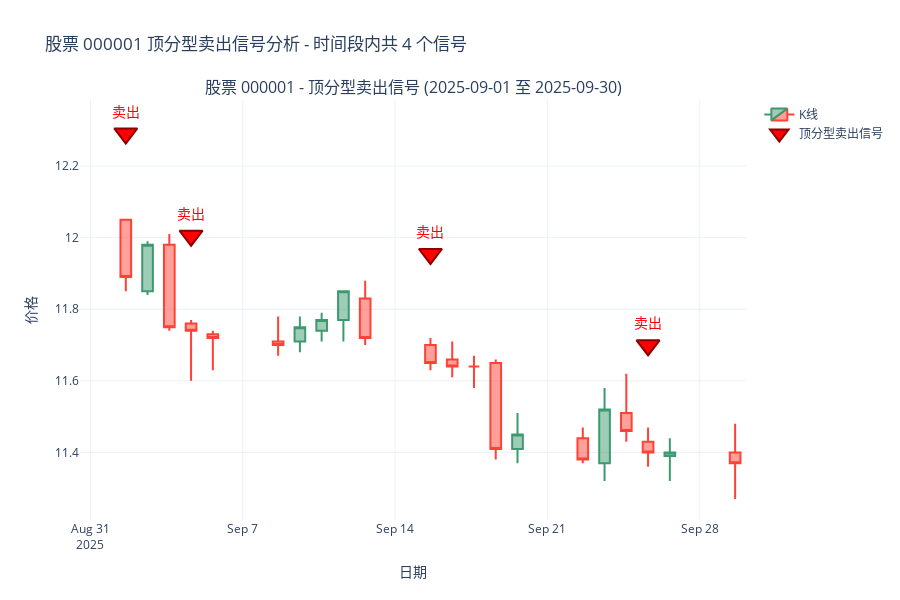
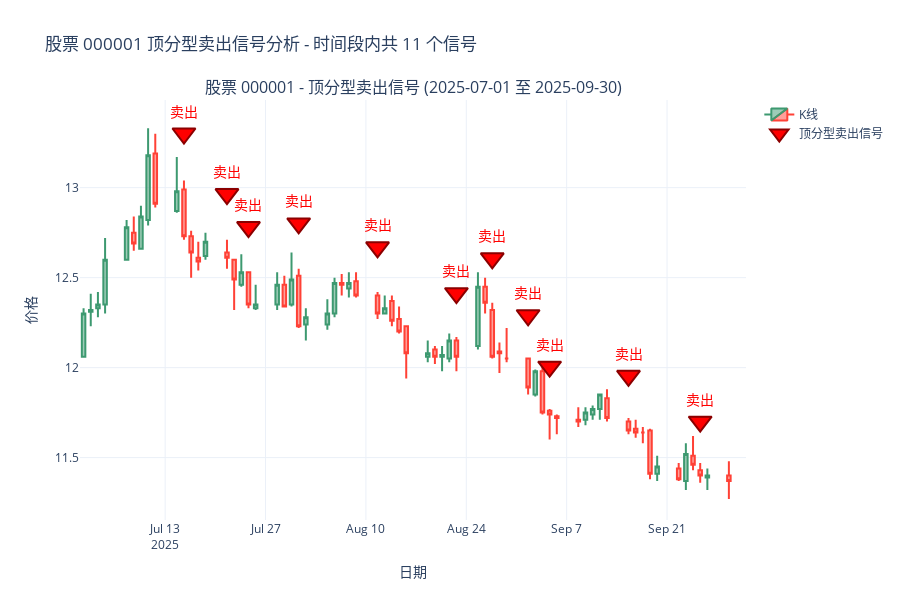
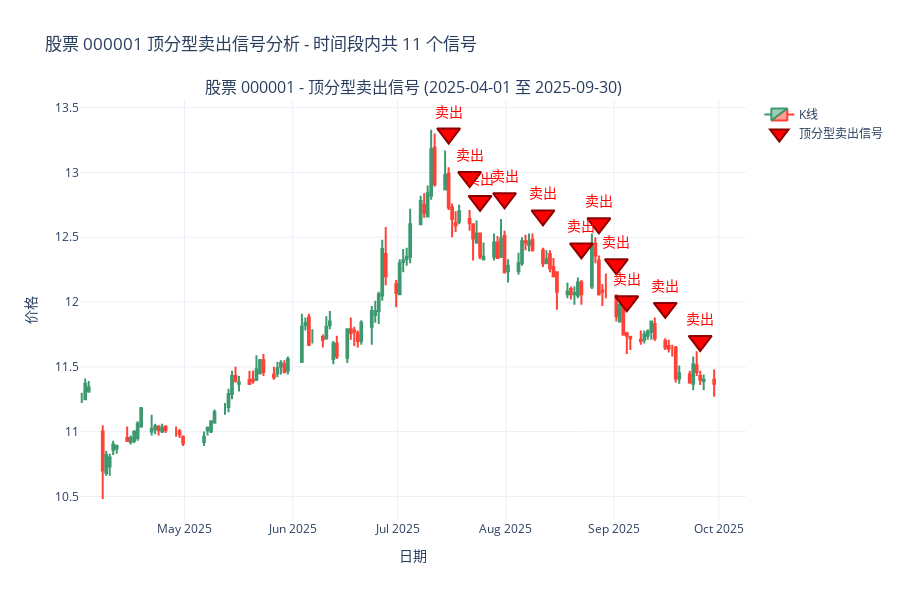
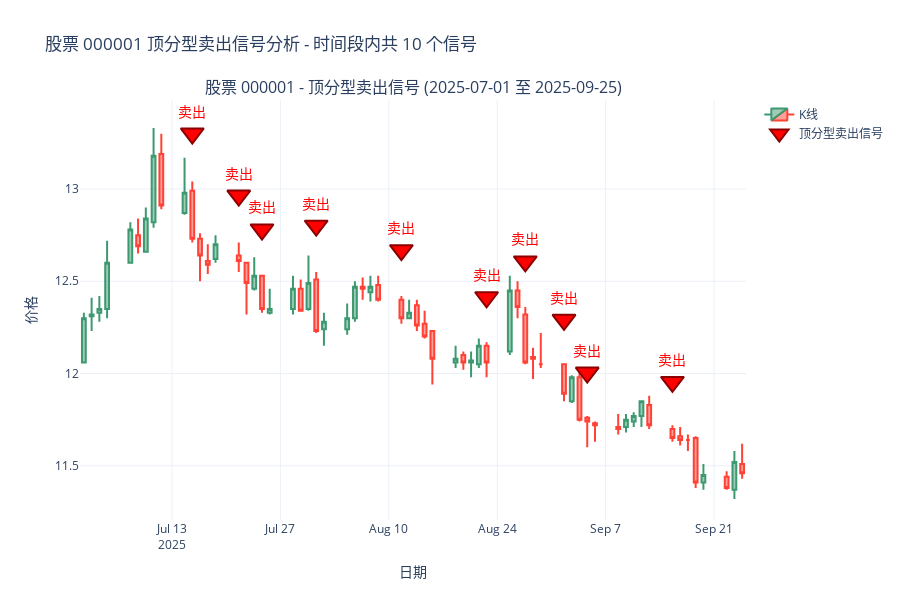

Notebook code cell kept with these figures, in order:
### Code cell
import plotly.graph_objects as go
from plotly.subplots import make_subplots
import pandas as pd
import numpy as np
from datetime import datetime, timedelta
import logging

# 配置日志
logging.basicConfig(level=logging.INFO, format='%(asctime)s - %(levelname)s - %(message)s')
logger = logging.getLogger(__name__)

class TopPatternVisualizer:
    def __init__(self, data_provider):
        """
        顶分型可视化器
        
        Args:
            data_provider: TDXDataProvider实例
        """
        self.signals = []
        self.data_provider = data_provider
    
    def parse_signals_from_log(self, log_text):
        """从日志文本中解析卖出信号"""
        lines = log_text.strip().split('\n')
        
        for line in lines:
            if '卖出信号' in line:
                try:
                    # 解析股票代码
                    stock_code = line.split('卖出信号: ')[1].split(',')[0].strip()
                    
                    # 解析价格
                    price_str = line.split('价格=')[1].split(',')[0].strip()
                    price = float(price_str)
                    
                    # 解析日期
                    date_str = line.split('日期=')[1].split(',')[0].strip()
                    signal_date = datetime.strptime(date_str, '%Y-%m-%d %H:%M:%S')
                    
                    # 解析A线高和A线低
                    a_high_str = line.split('A线高=')[1].split(',')[0].strip()
                    a_low_str = line.split('A线低=')[1].strip()
                    a_high = float(a_high_str)
                    a_low = float(a_low_str)
                    
                    self.signals.append({
                        'stock_code': stock_code,
                        'date': signal_date,
                        'price': price,
                        'a_high': a_high,
                        'a_low': a_low
                    })
                    
                except Exception as e:
                    print(f"解析信号失败: {line}, 错误: {e}")
    
    def get_stock_data_for_period(self, stock_code, start_date, end_date, count=800):
        """
        获取指定时间段的股票数据
        
        Args:
            stock_code: 股票代码
            start_date: 开始日期
            end_date: 结束日期
            count: 获取的K线数量
        """
        logger.info(f"获取股票 {stock_code} 数据，从 {start_date} 到 {end_date}")
        
        # 获取K线数据
        kline_data = self.data_provider.get_kline_data(stock_code, period='daily', count=count)
        
        if kline_data is None:
            logger.error("获取K线数据失败")
            return None
        
        # 过滤数据到指定时间段
        mask = (kline_data['datetime'] >= start_date) & (kline_data['datetime'] <= end_date)
        filtered_data = kline_data.loc[mask]
        
        logger.info(f"过滤后数据量: {len(filtered_data)} 条")
        return filtered_data
    
    def create_chart_with_signals(self, stock_code='600036', start_date=None, end_date=None, show_volume=True):
        """创建带有顶分型卖出信号的K线图，可指定时间段"""
        # 如果没有指定时间范围，使用默认范围（最近3个月）
        if end_date is None:
            end_date = datetime.now()
        if start_date is None:
            start_date = end_date - timedelta(days=90)  # 默认3个月
        
        # 获取股票数据
        stock_data = self.get_stock_data_for_period(stock_code, start_date, end_date)
        if stock_data is None or len(stock_data) == 0:
            logger.error(f"无法获取股票 {stock_code} 在指定时间段的数据")
            return None
        
        # 检查必要的列是否存在
        required_columns = ['datetime', 'open', 'high', 'low', 'close']
        missing_columns = [col for col in required_columns if col not in stock_data.columns]
        if missing_columns:
            logger.error(f"缺少必要的列: {missing_columns}")
            return None
        
        # 检查是否有成交量数据
        has_volume = 'volume' in stock_data.columns and show_volume
        
        # 创建图表 - 根据是否有成交量决定子图数量
        if has_volume:
            fig = make_subplots(
                rows=2, cols=1,
                shared_xaxes=True,
                vertical_spacing=0.1,
                subplot_titles=(
                    f'股票 {stock_code} - 顶分型卖出信号 ({start_date.strftime("%Y-%m-%d")} 至 {end_date.strftime("%Y-%m-%d")})', 
                    '成交量'
                ),
                row_heights=[0.7, 0.3]  # 正确的参数名是row_heights
            )
        else:
            fig = make_subplots(
                rows=1, cols=1,
                subplot_titles=(
                    f'股票 {stock_code} - 顶分型卖出信号 ({start_date.strftime("%Y-%m-%d")} 至 {end_date.strftime("%Y-%m-%d")})', 
                )
            )
        
        # 添加K线
        fig.add_trace(
            go.Candlestick(
                x=stock_data['datetime'],
                open=stock_data['open'],
                high=stock_data['high'],
                low=stock_data['low'],
                close=stock_data['close'],
                name='K线'
            ),
            row=1, col=1
        )
        
        # 添加卖出信号标记
        sell_signals = [s for s in self.signals if s['stock_code'] == stock_code]
        
        signal_dates = []
        signal_prices = []
        signal_texts = []
        signal_details = []
        
        for signal in sell_signals:
            # 检查信号是否在指定时间段内
            if not (start_date <= signal['date'] <= end_date):
                continue
                
            # 找到最接近信号日期的K线
            date_diff = abs(stock_data['datetime'] - signal['date'])
            if len(date_diff) == 0:
                continue
                
            closest_idx = date_diff.argmin()
            closest_date = stock_data.iloc[closest_idx]['datetime']
            closest_high = stock_data.iloc[closest_idx]['high']
            
            # 在K线上方显示标记
            marker_price = closest_high * 1.02
            
            signal_dates.append(closest_date)
            signal_prices.append(marker_price)
            
            # 创建信号文本
            text = f"卖出"
            signal_texts.append(text)
            
            # 创建详细信息（用于悬停显示）
            detail = (f"<b>顶分型卖出信号</b><br>"
                     f"日期: {signal['date'].strftime('%Y-%m-%d')}<br>"
                     f"信号价格: {signal['price']:.2f}<br>"
                     f"A线高: {signal['a_high']:.2f}<br>"
                     f"A线低: {signal['a_low']:.2f}<br>"
                     f"当前K线高价: {closest_high:.2f}")
            signal_details.append(detail)
        
        # 添加卖出信号点
        if signal_dates:
            fig.add_trace(
                go.Scatter(
                    x=signal_dates,
                    y=signal_prices,
                    mode='markers+text',
                    marker=dict(
                        symbol='triangle-down',
                        size=20,
                        color='red',
                        line=dict(width=2, color='darkred')
                    ),
                    text=signal_texts,
                    textposition="top center",
                    textfont=dict(color='red', size=14),
                    name='顶分型卖出信号',
                    hovertemplate='%{customdata}<extra></extra>',
                    customdata=signal_details,
                ),
                row=1, col=1
            )
        
        # 添加成交量（如果有）
        if has_volume:
            colors = ['red' if close >= open else 'green' 
                     for close, open in zip(stock_data['close'], stock_data['open'])]
            
            fig.add_trace(
                go.Bar(
                    x=stock_data['datetime'],
                    y=stock_data['volume'],
                    marker_color=colors,
                    name='成交量',
                    opacity=0.7
                ),
                row=2, col=1
            )
        
        # 更新布局
        fig.update_layout(
            title=f'股票 {stock_code} 顶分型卖出信号分析 - 时间段内共 {len(signal_dates)} 个信号',
            xaxis_title='日期',
            yaxis_title='价格',
            xaxis_rangeslider_visible=False,
            height=800 if has_volume else 600,
            showlegend=True,
            template='plotly_white',
            font=dict(size=12)
        )
        
        # 更新y轴标题
        fig.update_yaxes(title_text="价格", row=1, col=1)
        if has_volume:
            fig.update_yaxes(title_text="成交量", row=2, col=1)
        
        return fig

# 使用示例 - 提供多个时间段选项
if __name__ == "__main__":
    # 创建数据提供器
 
    data_provider = TDXDataProvider()
    
    # 创建可视化器
    visualizer = TopPatternVisualizer(data_provider)
    
    # 你的日志文本
    log_text = """
2025-10-15 18:09:47,023 - INFO - 卖出信号: 000001, 价格=11.40, 日期=2025-07-15 15:00:00, A线高=13.33, A线低=12.79
2025-10-15 18:09:47,739 - INFO - 卖出信号: 000001, 价格=11.40, 日期=2025-07-21 15:00:00, A线高=12.75, A线低=12.60
2025-10-15 18:09:48,312 - INFO - 卖出信号: 000001, 价格=11.40, 日期=2025-07-24 15:00:00, A线高=12.63, A线低=12.45
2025-10-15 18:09:49,204 - INFO - 卖出信号: 000001, 价格=11.40, 日期=2025-07-31 15:00:00, A线高=12.64, A线低=12.34
2025-10-15 18:09:50,504 - INFO - 卖出信号: 000001, 价格=11.40, 日期=2025-08-11 15:00:00, A线高=12.53, A线低=12.39
2025-10-15 18:09:52,147 - INFO - 卖出信号: 000001, 价格=11.40, 日期=2025-08-22 15:00:00, A线高=12.19, A线低=12.03
2025-10-15 18:09:52,682 - INFO - 卖出信号: 000001, 价格=11.40, 日期=2025-08-27 15:00:00, A线高=12.53, A线低=12.10
2025-10-15 18:09:53,230 - INFO - 卖出信号: 000001, 价格=11.40, 日期=2025-09-01 15:00:00, A线高=12.22, A线低=12.03
2025-10-15 18:09:53,771 - INFO - 卖出信号: 000001, 价格=11.40, 日期=2025-09-04 15:00:00, A线高=12.01, A线低=11.74
2025-10-15 18:09:55,323 - INFO - 卖出信号: 000001, 价格=11.40, 日期=2025-09-15 15:00:00, A线高=11.88, A线低=11.70
2025-10-15 18:09:56,834 - INFO - 卖出信号: 000001, 价格=11.40, 日期=2025-09-25 15:00:00, A线高=11.62, A线低=11.43
"""
    
    # 解析信号
    visualizer.parse_signals_from_log(log_text)
    
    print(f"解析到 {len(visualizer.signals)} 个卖出信号")
    
    # 提供多个时间段选项
    time_periods = [
        ("最近1个月", datetime(2025, 9, 1), datetime(2025, 9, 30)),
        ("最近3个月", datetime(2025, 7, 1), datetime(2025, 9, 30)),
        ("最近6个月", datetime(2025, 4, 1), datetime(2025, 9, 30)),
        ("所有信号", datetime(2025, 7, 1), datetime(2025, 9, 25)),
    ]
    
    for period_name, start_date, end_date in time_periods:
        print(f"\n生成 {period_name} 的图表...")
        fig = visualizer.create_chart_with_signals('000001', start_date, end_date)
        
        if fig:
            # 显示图表
            fig.show()
            
            # 保存为HTML文件
            filename = f"顶分型卖出信号_{period_name}.html"
            fig.write_html(filename)
            print(f"图表已保存为: {filename}")
        else:
            print(f"{period_name} 图表生成失败")
    
    print("\n所有图表生成完成！")

### Figure 1 — Plotly figure (JSON) as saved in the notebook; plotly's stock layout.template omitted (floating-point values rounded to 4 significant figures)
{"data": [{"close": [11.89, 11.98, 11.75, 11.74, 11.72, 11.7, 11.75, 11.77, 11.85, 11.72, 11.65, 11.64, 11.64, 11.41, 11.45, 11.38, 11.52, 11.46, 11.4, 11.4, 11.37], "high": [12.05, 11.99, 12.01, 11.77, 11.74, 11.78, 11.78, 11.79, 11.85, 11.88, 11.72, 11.71, 11.67, 11.66, 11.51, 11.47, 11.58, 11.62, 11.47, 11.44, 11.48], "low": [11.85, 11.84, 11.74, 11.6, 11.63, 11.67, 11.68, 11.71, 11.71, 11.7, 11.63, 11.61, 11.58, 11.38, 11.37, 11.37, 11.32, 11.43, 11.36, 11.32, 11.27], "name": "K线", "open": [12.05, 11.85, 11.98, 11.76, 11.73, 11.71, 11.71, 11.74, 11.77, 11.83, 11.7, 11.66, 11.64, 11.65, 11.41, 11.44, 11.37, 11.51, 11.43, 11.39, 11.4], "type": "candlestick", "x": ["2025-09-01T15:00:00", "2025-09-02T15:00:00", "2025-09-03T15:00:00", "2025-09-04T15:00:00", "2025-09-05T15:00:00", "2025-09-08T15:00:00", "2025-09-09T15:00:00", "2025-09-10T15:00:00", "2025-09-11T15:00:00", "2025-09-12T15:00:00", "2025-09-15T15:00:00", "2025-09-16T15:00:00", "2025-09-17T15:00:00", "2025-09-18T15:00:00", "2025-09-19T15:00:00", "2025-09-22T15:00:00", "2025-09-23T15:00:00", "2025-09-24T15:00:00", "2025-09-25T15:00:00", "2025-09-26T15:00:00", "2025-09-29T15:00:00"], "xaxis": "x", "yaxis": "y"}, {"customdata": ["<b>顶分型卖出信号</b><br>日期: 2025-09-01<br>信号价格: 11.40<br>A线高: 12.22<br>A线低: 12.03<br>当前K线高价: 12.05", "<b>顶分型卖出信号</b><br>日期: 2025-09-04<br>信号价格: 11.40<br>A线高: 12.01<br>A线低: 11.74<br>当前K线高价: 11.77", "<b>顶分型卖出信号</b><br>日期: 2025-09-15<br>信号价格: 11.40<br>A线高: 11.88<br>A线低: 11.70<br>当前K线高价: 11.72", "<b>顶分型卖出信号</b><br>日期: 2025-09-25<br>信号价格: 11.40<br>A线高: 11.62<br>A线低: 11.43<br>当前K线高价: 11.47"], "hovertemplate": "%{customdata}<extra></extra>", "marker": {"color": "red", "line": {"color": "darkred", "width": 2}, "size": 20, "symbol": "triangle-down"}, "mode": "markers+text", "name": "顶分型卖出信号", "text": ["卖出", "卖出", "卖出", "卖出"], "textfont": {"color": "red", "size": 14}, "textposition": "top center", "type": "scatter", "x": ["2025-09-01T15:00:00", "2025-09-04T15:00:00", "2025-09-15T15:00:00", "2025-09-25T15:00:00"], "xaxis": "x", "y": [12.29, 12.01, 11.95, 11.7], "yaxis": "y"}], "layout": {"annotations": [{"font": {"size": 16}, "showarrow": false, "text": "股票 000001 - 顶分型卖出信号 (2025-09-01 至 2025-09-30)", "x": 0.5, "xanchor": "center", "xref": "paper", "y": 1, "yanchor": "bottom", "yref": "paper"}], "font": {"size": 12}, "height": 600, "showlegend": true, "title": {"text": "股票 000001 顶分型卖出信号分析 - 时间段内共 4 个信号"}, "xaxis": {"anchor": "y", "domain": [0, 1], "rangeslider": {"visible": false}, "title": {"text": "日期"}}, "yaxis": {"anchor": "x", "domain": [0, 1], "title": {"text": "价格"}}}}

### Figure 2 — Plotly figure (JSON) as saved in the notebook; plotly's stock layout.template omitted (floating-point values rounded to 4 significant figures)
{"data": [{"close": [12.3, 12.32, 12.35, 12.6, 12.78, 12.69, 12.84, 13.18, 12.91, 12.98, 12.73, 12.64, 12.59, 12.7, 12.61, 12.49, 12.53, 12.35, 12.35, 12.46, 12.34, 12.49, 12.23, 12.28, 12.3, 12.47, 12.46, 12.47, 12.4, 12.3, 12.33, 12.26, 12.2, 12.08, 12.08, 12.06, 12.07, 12.15, 12.06, 12.45, 12.36, 12.06, 12.08, 12.05, 11.89, 11.98, 11.75, 11.74, 11.72, 11.7, 11.75, 11.77, 11.85, 11.72, 11.65, 11.64, 11.64, 11.41, 11.45, 11.38, 11.52, 11.46, 11.4, 11.4, 11.37], "high": [12.33, 12.41, 12.42, 12.72, 12.82, 12.84, 12.9, 13.33, 13.3, 13.17, 13.04, 12.76, 12.7, 12.75, 12.71, 12.6, 12.63, 12.53, 12.46, 12.53, 12.51, 12.64, 12.55, 12.33, 12.38, 12.5, 12.52, 12.53, 12.53, 12.42, 12.4, 12.4, 12.34, 12.23, 12.15, 12.12, 12.12, 12.19, 12.17, 12.53, 12.5, 12.36, 12.14, 12.22, 12.05, 11.99, 12.01, 11.77, 11.74, 11.78, 11.78, 11.79, 11.85, 11.88, 11.72, 11.71, 11.67, 11.66, 11.51, 11.47, 11.58, 11.62, 11.47, 11.44, 11.48], "low": [12.06, 12.23, 12.28, 12.3, 12.6, 12.65, 12.66, 12.79, 12.89, 12.86, 12.71, 12.5, 12.54, 12.6, 12.55, 12.32, 12.45, 12.33, 12.32, 12.32, 12.34, 12.34, 12.22, 12.15, 12.21, 12.28, 12.4, 12.39, 12.39, 12.27, 12.3, 12.23, 12.19, 11.94, 12.03, 12.02, 11.98, 12.03, 11.98, 12.1, 12.3, 12.05, 11.97, 12.03, 11.85, 11.84, 11.74, 11.6, 11.63, 11.67, 11.68, 11.71, 11.71, 11.7, 11.63, 11.61, 11.58, 11.38, 11.37, 11.37, 11.32, 11.43, 11.36, 11.32, 11.27], "name": "K线", "open": [12.06, 12.31, 12.33, 12.35, 12.6, 12.75, 12.66, 12.82, 13.19, 12.87, 12.99, 12.73, 12.61, 12.62, 12.64, 12.6, 12.46, 12.53, 12.33, 12.35, 12.46, 12.35, 12.51, 12.24, 12.24, 12.3, 12.47, 12.44, 12.48, 12.4, 12.3, 12.37, 12.27, 12.23, 12.06, 12.1, 12.06, 12.05, 12.15, 12.12, 12.45, 12.32, 12.09, 12.05, 12.05, 11.85, 11.98, 11.76, 11.73, 11.71, 11.71, 11.74, 11.77, 11.83, 11.7, 11.66, 11.64, 11.65, 11.41, 11.44, 11.37, 11.51, 11.43, 11.39, 11.4], "type": "candlestick", "x": ["2025-07-01T15:00:00", "2025-07-02T15:00:00", "2025-07-03T15:00:00", "2025-07-04T15:00:00", "2025-07-07T15:00:00", "2025-07-08T15:00:00", "2025-07-09T15:00:00", "2025-07-10T15:00:00", "2025-07-11T15:00:00", "2025-07-14T15:00:00", "2025-07-15T15:00:00", "2025-07-16T15:00:00", "2025-07-17T15:00:00", "2025-07-18T15:00:00", "2025-07-21T15:00:00", "2025-07-22T15:00:00", "2025-07-23T15:00:00", "2025-07-24T15:00:00", "2025-07-25T15:00:00", "2025-07-28T15:00:00", "2025-07-29T15:00:00", "2025-07-30T15:00:00", "2025-07-31T15:00:00", "2025-08-01T15:00:00", "2025-08-04T15:00:00", "2025-08-05T15:00:00", "2025-08-06T15:00:00", "2025-08-07T15:00:00", "2025-08-08T15:00:00", "2025-08-11T15:00:00", "2025-08-12T15:00:00", "2025-08-13T15:00:00", "2025-08-14T15:00:00", "2025-08-15T15:00:00", "2025-08-18T15:00:00", "2025-08-19T15:00:00", "2025-08-20T15:00:00", "2025-08-21T15:00:00", "2025-08-22T15:00:00", "2025-08-25T15:00:00", "2025-08-26T15:00:00", "2025-08-27T15:00:00", "2025-08-28T15:00:00", "2025-08-29T15:00:00", "2025-09-01T15:00:00", "2025-09-02T15:00:00", "2025-09-03T15:00:00", "2025-09-04T15:00:00", "2025-09-05T15:00:00", "2025-09-08T15:00:00", "2025-09-09T15:00:00", "2025-09-10T15:00:00", "2025-09-11T15:00:00", "2025-09-12T15:00:00", "2025-09-15T15:00:00", "2025-09-16T15:00:00", "2025-09-17T15:00:00", "2025-09-18T15:00:00", "2025-09-19T15:00:00", "2025-09-22T15:00:00", "2025-09-23T15:00:00", "2025-09-24T15:00:00", "2025-09-25T15:00:00", "2025-09-26T15:00:00", "2025-09-29T15:00:00"], "xaxis": "x", "yaxis": "y"}, {"customdata": ["<b>顶分型卖出信号</b><br>日期: 2025-07-15<br>信号价格: 11.40<br>A线高: 13.33<br>A线低: 12.79<br>当前K线高价: 13.04", "<b>顶分型卖出信号</b><br>日期: 2025-07-21<br>信号价格: 11.40<br>A线高: 12.75<br>A线低: 12.60<br>当前K线高价: 12.71", "<b>顶分型卖出信号</b><br>日期: 2025-07-24<br>信号价格: 11.40<br>A线高: 12.63<br>A线低: 12.45<br>当前K线高价: 12.53", "<b>顶分型卖出信号</b><br>日期: 2025-07-31<br>信号价格: 11.40<br>A线高: 12.64<br>A线低: 12.34<br>当前K线高价: 12.55", "<b>顶分型卖出信号</b><br>日期: 2025-08-11<br>信号价格: 11.40<br>A线高: 12.53<br>A线低: 12.39<br>当前K线高价: 12.42", "<b>顶分型卖出信号</b><br>日期: 2025-08-22<br>信号价格: 11.40<br>A线高: 12.19<br>A线低: 12.03<br>当前K线高价: 12.17", "<b>顶分型卖出信号</b><br>日期: 2025-08-27<br>信号价格: 11.40<br>A线高: 12.53<br>A线低: 12.10<br>当前K线高价: 12.36", "<b>顶分型卖出信号</b><br>日期: 2025-09-01<br>信号价格: 11.40<br>A线高: 12.22<br>A线低: 12.03<br>当前K线高价: 12.05", "<b>顶分型卖出信号</b><br>日期: 2025-09-04<br>信号价格: 11.40<br>A线高: 12.01<br>A线低: 11.74<br>当前K线高价: 11.77", "<b>顶分型卖出信号</b><br>日期: 2025-09-15<br>信号价格: 11.40<br>A线高: 11.88<br>A线低: 11.70<br>当前K线高价: 11.72", "<b>顶分型卖出信号</b><br>日期: 2025-09-25<br>信号价格: 11.40<br>A线高: 11.62<br>A线低: 11.43<br>当前K线高价: 11.47"], "hovertemplate": "%{customdata}<extra></extra>", "marker": {"color": "red", "line": {"color": "darkred", "width": 2}, "size": 20, "symbol": "triangle-down"}, "mode": "markers+text", "name": "顶分型卖出信号", "text": ["卖出", "卖出", "卖出", "卖出", "卖出", "卖出", "卖出", "卖出", "卖出", "卖出", "卖出"], "textfont": {"color": "red", "size": 14}, "textposition": "top center", "type": "scatter", "x": ["2025-07-15T15:00:00", "2025-07-21T15:00:00", "2025-07-24T15:00:00", "2025-07-31T15:00:00", "2025-08-11T15:00:00", "2025-08-22T15:00:00", "2025-08-27T15:00:00", "2025-09-01T15:00:00", "2025-09-04T15:00:00", "2025-09-15T15:00:00", "2025-09-25T15:00:00"], "xaxis": "x", "y": [13.3, 12.96, 12.78, 12.8, 12.67, 12.41, 12.61, 12.29, 12.01, 11.95, 11.7], "yaxis": "y"}], "layout": {"annotations": [{"font": {"size": 16}, "showarrow": false, "text": "股票 000001 - 顶分型卖出信号 (2025-07-01 至 2025-09-30)", "x": 0.5, "xanchor": "center", "xref": "paper", "y": 1, "yanchor": "bottom", "yref": "paper"}], "font": {"size": 12}, "height": 600, "showlegend": true, "title": {"text": "股票 000001 顶分型卖出信号分析 - 时间段内共 11 个信号"}, "xaxis": {"anchor": "y", "domain": [0, 1], "rangeslider": {"visible": false}, "title": {"text": "日期"}}, "yaxis": {"anchor": "x", "domain": [0, 1], "title": {"text": "价格"}}}}

### Figure 3 — Plotly figure (JSON) as saved in the notebook; plotly's stock layout.template omitted (floating-point values rounded to 4 significant figures)
{"data": [{"close": [11.27, 11.37, 11.34, 10.7, 10.82, 10.8, 10.9, 10.89, 10.93, 10.95, 11, 11.06, 11.18, 11.02, 11.04, 11.01, 11.03, 11.01, 11, 10.98, 10.91, 10.96, 11.03, 11.08, 11.15, 11.16, 11.29, 11.43, 11.39, 11.38, 11.37, 11.39, 11.48, 11.55, 11.46, 11.42, 11.49, 11.53, 11.46, 11.56, 11.81, 11.84, 11.67, 11.7, 11.71, 11.81, 11.85, 11.68, 11.58, 11.79, 11.76, 11.77, 11.7, 11.84, 11.93, 11.93, 12.06, 12.41, 12.2, 12.07, 12.3, 12.32, 12.35, 12.6, 12.78, 12.69, 12.84, 13.18, 12.91, 12.98, 12.73, 12.64, 12.59, 12.7, 12.61, 12.49, 12.53, 12.35, 12.35, 12.46, 12.34, 12.49, 12.23, 12.28, 12.3, 12.47, 12.46, 12.47, 12.4, 12.3, 12.33, 12.26, 12.2, 12.08, 12.08, 12.06, 12.07, 12.15, 12.06, 12.45, 12.36, 12.06, 12.08, 12.05, 11.89, 11.98, 11.75, 11.74, 11.72, 11.7, 11.75, 11.77, 11.85, 11.72, 11.65, 11.64, 11.64, 11.41, 11.45, 11.38, 11.52, 11.46, 11.4, 11.4, 11.37], "high": [11.3, 11.41, 11.39, 11.05, 10.85, 10.83, 10.93, 10.9, 11.04, 10.97, 11.01, 11.08, 11.19, 11.13, 11.06, 11.05, 11.06, 11.05, 11.04, 11.02, 10.97, 11, 11.04, 11.08, 11.17, 11.22, 11.33, 11.47, 11.5, 11.43, 11.47, 11.47, 11.59, 11.56, 11.6, 11.5, 11.54, 11.55, 11.55, 11.58, 11.91, 11.88, 11.91, 11.79, 11.75, 11.89, 11.93, 11.7, 11.74, 11.79, 11.88, 11.81, 11.78, 11.86, 11.97, 12.01, 12.08, 12.48, 12.58, 12.17, 12.33, 12.41, 12.42, 12.72, 12.82, 12.84, 12.9, 13.33, 13.3, 13.17, 13.04, 12.76, 12.7, 12.75, 12.71, 12.6, 12.63, 12.53, 12.46, 12.53, 12.51, 12.64, 12.55, 12.33, 12.38, 12.5, 12.52, 12.53, 12.53, 12.42, 12.4, 12.4, 12.34, 12.23, 12.15, 12.12, 12.12, 12.19, 12.17, 12.53, 12.5, 12.36, 12.14, 12.22, 12.05, 11.99, 12.01, 11.77, 11.74, 11.78, 11.78, 11.79, 11.85, 11.88, 11.72, 11.71, 11.67, 11.66, 11.51, 11.47, 11.58, 11.62, 11.47, 11.44, 11.48], "low": [11.22, 11.25, 11.3, 10.48, 10.66, 10.66, 10.82, 10.83, 10.92, 10.9, 10.91, 10.93, 11.03, 10.97, 10.98, 10.97, 10.99, 10.99, 10.96, 10.95, 10.89, 10.89, 10.97, 10.99, 11.06, 11.13, 11.15, 11.25, 11.38, 11.31, 11.36, 11.37, 11.39, 11.44, 11.43, 11.4, 11.42, 11.44, 11.45, 11.44, 11.53, 11.78, 11.66, 11.68, 11.65, 11.71, 11.79, 11.52, 11.56, 11.53, 11.71, 11.66, 11.65, 11.67, 11.67, 11.84, 11.83, 12.01, 12.13, 11.96, 12.06, 12.23, 12.28, 12.3, 12.6, 12.65, 12.66, 12.79, 12.89, 12.86, 12.71, 12.5, 12.54, 12.6, 12.55, 12.32, 12.45, 12.33, 12.32, 12.32, 12.34, 12.34, 12.22, 12.15, 12.21, 12.28, 12.4, 12.39, 12.39, 12.27, 12.3, 12.23, 12.19, 11.94, 12.03, 12.02, 11.98, 12.03, 11.98, 12.1, 12.3, 12.05, 11.97, 12.03, 11.85, 11.84, 11.74, 11.6, 11.63, 11.67, 11.68, 11.71, 11.71, 11.7, 11.63, 11.61, 11.58, 11.38, 11.37, 11.37, 11.32, 11.43, 11.36, 11.32, 11.27], "name": "K线", "open": [11.27, 11.25, 11.31, 11, 10.68, 10.73, 10.86, 10.87, 10.95, 10.92, 10.93, 10.95, 11.04, 11, 11.02, 11.04, 11, 11.04, 11, 11, 10.96, 10.92, 11.01, 11, 11.07, 11.16, 11.19, 11.29, 11.43, 11.37, 11.4, 11.4, 11.4, 11.45, 11.55, 11.44, 11.45, 11.5, 11.52, 11.47, 11.54, 11.82, 11.88, 11.7, 11.73, 11.72, 11.82, 11.56, 11.68, 11.57, 11.79, 11.78, 11.76, 11.7, 11.81, 11.9, 11.93, 12.05, 12.37, 12.14, 12.06, 12.31, 12.33, 12.35, 12.6, 12.75, 12.66, 12.82, 13.19, 12.87, 12.99, 12.73, 12.61, 12.62, 12.64, 12.6, 12.46, 12.53, 12.33, 12.35, 12.46, 12.35, 12.51, 12.24, 12.24, 12.3, 12.47, 12.44, 12.48, 12.4, 12.3, 12.37, 12.27, 12.23, 12.06, 12.1, 12.06, 12.05, 12.15, 12.12, 12.45, 12.32, 12.09, 12.05, 12.05, 11.85, 11.98, 11.76, 11.73, 11.71, 11.71, 11.74, 11.77, 11.83, 11.7, 11.66, 11.64, 11.65, 11.41, 11.44, 11.37, 11.51, 11.43, 11.39, 11.4], "type": "candlestick", "x": ["2025-04-01T15:00:00", "2025-04-02T15:00:00", "2025-04-03T15:00:00", "2025-04-07T15:00:00", "2025-04-08T15:00:00", "2025-04-09T15:00:00", "2025-04-10T15:00:00", "2025-04-11T15:00:00", "2025-04-14T15:00:00", "2025-04-15T15:00:00", "2025-04-16T15:00:00", "2025-04-17T15:00:00", "2025-04-18T15:00:00", "2025-04-21T15:00:00", "2025-04-22T15:00:00", "2025-04-23T15:00:00", "2025-04-24T15:00:00", "2025-04-25T15:00:00", "2025-04-28T15:00:00", "2025-04-29T15:00:00", "2025-04-30T15:00:00", "2025-05-06T15:00:00", "2025-05-07T15:00:00", "2025-05-08T15:00:00", "2025-05-09T15:00:00", "2025-05-12T15:00:00", "2025-05-13T15:00:00", "2025-05-14T15:00:00", "2025-05-15T15:00:00", "2025-05-16T15:00:00", "2025-05-19T15:00:00", "2025-05-20T15:00:00", "2025-05-21T15:00:00", "2025-05-22T15:00:00", "2025-05-23T15:00:00", "2025-05-26T15:00:00", "2025-05-27T15:00:00", "2025-05-28T15:00:00", "2025-05-29T15:00:00", "2025-05-30T15:00:00", "2025-06-03T15:00:00", "2025-06-04T15:00:00", "2025-06-05T15:00:00", "2025-06-06T15:00:00", "2025-06-09T15:00:00", "2025-06-10T15:00:00", "2025-06-11T15:00:00", "2025-06-12T15:00:00", "2025-06-13T15:00:00", "2025-06-16T15:00:00", "2025-06-17T15:00:00", "2025-06-18T15:00:00", "2025-06-19T15:00:00", "2025-06-20T15:00:00", "2025-06-23T15:00:00", "2025-06-24T15:00:00", "2025-06-25T15:00:00", "2025-06-26T15:00:00", "2025-06-27T15:00:00", "2025-06-30T15:00:00", "2025-07-01T15:00:00", "2025-07-02T15:00:00", "2025-07-03T15:00:00", "2025-07-04T15:00:00", "2025-07-07T15:00:00", "2025-07-08T15:00:00", "2025-07-09T15:00:00", "2025-07-10T15:00:00", "2025-07-11T15:00:00", "2025-07-14T15:00:00", "2025-07-15T15:00:00", "2025-07-16T15:00:00", "2025-07-17T15:00:00", "2025-07-18T15:00:00", "2025-07-21T15:00:00", "2025-07-22T15:00:00", "2025-07-23T15:00:00", "2025-07-24T15:00:00", "2025-07-25T15:00:00", "2025-07-28T15:00:00", "2025-07-29T15:00:00", "2025-07-30T15:00:00", "2025-07-31T15:00:00", "2025-08-01T15:00:00", "2025-08-04T15:00:00", "2025-08-05T15:00:00", "2025-08-06T15:00:00", "2025-08-07T15:00:00", "2025-08-08T15:00:00", "2025-08-11T15:00:00", "2025-08-12T15:00:00", "2025-08-13T15:00:00", "2025-08-14T15:00:00", "2025-08-15T15:00:00", "2025-08-18T15:00:00", "2025-08-19T15:00:00", "2025-08-20T15:00:00", "2025-08-21T15:00:00", "2025-08-22T15:00:00", "2025-08-25T15:00:00", "2025-08-26T15:00:00", "2025-08-27T15:00:00", "2025-08-28T15:00:00", "2025-08-29T15:00:00", "2025-09-01T15:00:00", "2025-09-02T15:00:00", "2025-09-03T15:00:00", "2025-09-04T15:00:00", "2025-09-05T15:00:00", "2025-09-08T15:00:00", "2025-09-09T15:00:00", "2025-09-10T15:00:00", "2025-09-11T15:00:00", "2025-09-12T15:00:00", "2025-09-15T15:00:00", "2025-09-16T15:00:00", "2025-09-17T15:00:00", "2025-09-18T15:00:00", "2025-09-19T15:00:00", "2025-09-22T15:00:00", "2025-09-23T15:00:00", "2025-09-24T15:00:00", "2025-09-25T15:00:00", "2025-09-26T15:00:00", "2025-09-29T15:00:00"], "xaxis": "x", "yaxis": "y"}, {"customdata": ["<b>顶分型卖出信号</b><br>日期: 2025-07-15<br>信号价格: 11.40<br>A线高: 13.33<br>A线低: 12.79<br>当前K线高价: 13.04", "<b>顶分型卖出信号</b><br>日期: 2025-07-21<br>信号价格: 11.40<br>A线高: 12.75<br>A线低: 12.60<br>当前K线高价: 12.71", "<b>顶分型卖出信号</b><br>日期: 2025-07-24<br>信号价格: 11.40<br>A线高: 12.63<br>A线低: 12.45<br>当前K线高价: 12.53", "<b>顶分型卖出信号</b><br>日期: 2025-07-31<br>信号价格: 11.40<br>A线高: 12.64<br>A线低: 12.34<br>当前K线高价: 12.55", "<b>顶分型卖出信号</b><br>日期: 2025-08-11<br>信号价格: 11.40<br>A线高: 12.53<br>A线低: 12.39<br>当前K线高价: 12.42", "<b>顶分型卖出信号</b><br>日期: 2025-08-22<br>信号价格: 11.40<br>A线高: 12.19<br>A线低: 12.03<br>当前K线高价: 12.17", "<b>顶分型卖出信号</b><br>日期: 2025-08-27<br>信号价格: 11.40<br>A线高: 12.53<br>A线低: 12.10<br>当前K线高价: 12.36", "<b>顶分型卖出信号</b><br>日期: 2025-09-01<br>信号价格: 11.40<br>A线高: 12.22<br>A线低: 12.03<br>当前K线高价: 12.05", "<b>顶分型卖出信号</b><br>日期: 2025-09-04<br>信号价格: 11.40<br>A线高: 12.01<br>A线低: 11.74<br>当前K线高价: 11.77", "<b>顶分型卖出信号</b><br>日期: 2025-09-15<br>信号价格: 11.40<br>A线高: 11.88<br>A线低: 11.70<br>当前K线高价: 11.72", "<b>顶分型卖出信号</b><br>日期: 2025-09-25<br>信号价格: 11.40<br>A线高: 11.62<br>A线低: 11.43<br>当前K线高价: 11.47"], "hovertemplate": "%{customdata}<extra></extra>", "marker": {"color": "red", "line": {"color": "darkred", "width": 2}, "size": 20, "symbol": "triangle-down"}, "mode": "markers+text", "name": "顶分型卖出信号", "text": ["卖出", "卖出", "卖出", "卖出", "卖出", "卖出", "卖出", "卖出", "卖出", "卖出", "卖出"], "textfont": {"color": "red", "size": 14}, "textposition": "top center", "type": "scatter", "x": ["2025-07-15T15:00:00", "2025-07-21T15:00:00", "2025-07-24T15:00:00", "2025-07-31T15:00:00", "2025-08-11T15:00:00", "2025-08-22T15:00:00", "2025-08-27T15:00:00", "2025-09-01T15:00:00", "2025-09-04T15:00:00", "2025-09-15T15:00:00", "2025-09-25T15:00:00"], "xaxis": "x", "y": [13.3, 12.96, 12.78, 12.8, 12.67, 12.41, 12.61, 12.29, 12.01, 11.95, 11.7], "yaxis": "y"}], "layout": {"annotations": [{"font": {"size": 16}, "showarrow": false, "text": "股票 000001 - 顶分型卖出信号 (2025-04-01 至 2025-09-30)", "x": 0.5, "xanchor": "center", "xref": "paper", "y": 1, "yanchor": "bottom", "yref": "paper"}], "font": {"size": 12}, "height": 600, "showlegend": true, "title": {"text": "股票 000001 顶分型卖出信号分析 - 时间段内共 11 个信号"}, "xaxis": {"anchor": "y", "domain": [0, 1], "rangeslider": {"visible": false}, "title": {"text": "日期"}}, "yaxis": {"anchor": "x", "domain": [0, 1], "title": {"text": "价格"}}}}

### Figure 4 — Plotly figure (JSON) as saved in the notebook; plotly's stock layout.template omitted (floating-point values rounded to 4 significant figures)
{"data": [{"close": [12.3, 12.32, 12.35, 12.6, 12.78, 12.69, 12.84, 13.18, 12.91, 12.98, 12.73, 12.64, 12.59, 12.7, 12.61, 12.49, 12.53, 12.35, 12.35, 12.46, 12.34, 12.49, 12.23, 12.28, 12.3, 12.47, 12.46, 12.47, 12.4, 12.3, 12.33, 12.26, 12.2, 12.08, 12.08, 12.06, 12.07, 12.15, 12.06, 12.45, 12.36, 12.06, 12.08, 12.05, 11.89, 11.98, 11.75, 11.74, 11.72, 11.7, 11.75, 11.77, 11.85, 11.72, 11.65, 11.64, 11.64, 11.41, 11.45, 11.38, 11.52, 11.46], "high": [12.33, 12.41, 12.42, 12.72, 12.82, 12.84, 12.9, 13.33, 13.3, 13.17, 13.04, 12.76, 12.7, 12.75, 12.71, 12.6, 12.63, 12.53, 12.46, 12.53, 12.51, 12.64, 12.55, 12.33, 12.38, 12.5, 12.52, 12.53, 12.53, 12.42, 12.4, 12.4, 12.34, 12.23, 12.15, 12.12, 12.12, 12.19, 12.17, 12.53, 12.5, 12.36, 12.14, 12.22, 12.05, 11.99, 12.01, 11.77, 11.74, 11.78, 11.78, 11.79, 11.85, 11.88, 11.72, 11.71, 11.67, 11.66, 11.51, 11.47, 11.58, 11.62], "low": [12.06, 12.23, 12.28, 12.3, 12.6, 12.65, 12.66, 12.79, 12.89, 12.86, 12.71, 12.5, 12.54, 12.6, 12.55, 12.32, 12.45, 12.33, 12.32, 12.32, 12.34, 12.34, 12.22, 12.15, 12.21, 12.28, 12.4, 12.39, 12.39, 12.27, 12.3, 12.23, 12.19, 11.94, 12.03, 12.02, 11.98, 12.03, 11.98, 12.1, 12.3, 12.05, 11.97, 12.03, 11.85, 11.84, 11.74, 11.6, 11.63, 11.67, 11.68, 11.71, 11.71, 11.7, 11.63, 11.61, 11.58, 11.38, 11.37, 11.37, 11.32, 11.43], "name": "K线", "open": [12.06, 12.31, 12.33, 12.35, 12.6, 12.75, 12.66, 12.82, 13.19, 12.87, 12.99, 12.73, 12.61, 12.62, 12.64, 12.6, 12.46, 12.53, 12.33, 12.35, 12.46, 12.35, 12.51, 12.24, 12.24, 12.3, 12.47, 12.44, 12.48, 12.4, 12.3, 12.37, 12.27, 12.23, 12.06, 12.1, 12.06, 12.05, 12.15, 12.12, 12.45, 12.32, 12.09, 12.05, 12.05, 11.85, 11.98, 11.76, 11.73, 11.71, 11.71, 11.74, 11.77, 11.83, 11.7, 11.66, 11.64, 11.65, 11.41, 11.44, 11.37, 11.51], "type": "candlestick", "x": ["2025-07-01T15:00:00", "2025-07-02T15:00:00", "2025-07-03T15:00:00", "2025-07-04T15:00:00", "2025-07-07T15:00:00", "2025-07-08T15:00:00", "2025-07-09T15:00:00", "2025-07-10T15:00:00", "2025-07-11T15:00:00", "2025-07-14T15:00:00", "2025-07-15T15:00:00", "2025-07-16T15:00:00", "2025-07-17T15:00:00", "2025-07-18T15:00:00", "2025-07-21T15:00:00", "2025-07-22T15:00:00", "2025-07-23T15:00:00", "2025-07-24T15:00:00", "2025-07-25T15:00:00", "2025-07-28T15:00:00", "2025-07-29T15:00:00", "2025-07-30T15:00:00", "2025-07-31T15:00:00", "2025-08-01T15:00:00", "2025-08-04T15:00:00", "2025-08-05T15:00:00", "2025-08-06T15:00:00", "2025-08-07T15:00:00", "2025-08-08T15:00:00", "2025-08-11T15:00:00", "2025-08-12T15:00:00", "2025-08-13T15:00:00", "2025-08-14T15:00:00", "2025-08-15T15:00:00", "2025-08-18T15:00:00", "2025-08-19T15:00:00", "2025-08-20T15:00:00", "2025-08-21T15:00:00", "2025-08-22T15:00:00", "2025-08-25T15:00:00", "2025-08-26T15:00:00", "2025-08-27T15:00:00", "2025-08-28T15:00:00", "2025-08-29T15:00:00", "2025-09-01T15:00:00", "2025-09-02T15:00:00", "2025-09-03T15:00:00", "2025-09-04T15:00:00", "2025-09-05T15:00:00", "2025-09-08T15:00:00", "2025-09-09T15:00:00", "2025-09-10T15:00:00", "2025-09-11T15:00:00", "2025-09-12T15:00:00", "2025-09-15T15:00:00", "2025-09-16T15:00:00", "2025-09-17T15:00:00", "2025-09-18T15:00:00", "2025-09-19T15:00:00", "2025-09-22T15:00:00", "2025-09-23T15:00:00", "2025-09-24T15:00:00"], "xaxis": "x", "yaxis": "y"}, {"customdata": ["<b>顶分型卖出信号</b><br>日期: 2025-07-15<br>信号价格: 11.40<br>A线高: 13.33<br>A线低: 12.79<br>当前K线高价: 13.04", "<b>顶分型卖出信号</b><br>日期: 2025-07-21<br>信号价格: 11.40<br>A线高: 12.75<br>A线低: 12.60<br>当前K线高价: 12.71", "<b>顶分型卖出信号</b><br>日期: 2025-07-24<br>信号价格: 11.40<br>A线高: 12.63<br>A线低: 12.45<br>当前K线高价: 12.53", "<b>顶分型卖出信号</b><br>日期: 2025-07-31<br>信号价格: 11.40<br>A线高: 12.64<br>A线低: 12.34<br>当前K线高价: 12.55", "<b>顶分型卖出信号</b><br>日期: 2025-08-11<br>信号价格: 11.40<br>A线高: 12.53<br>A线低: 12.39<br>当前K线高价: 12.42", "<b>顶分型卖出信号</b><br>日期: 2025-08-22<br>信号价格: 11.40<br>A线高: 12.19<br>A线低: 12.03<br>当前K线高价: 12.17", "<b>顶分型卖出信号</b><br>日期: 2025-08-27<br>信号价格: 11.40<br>A线高: 12.53<br>A线低: 12.10<br>当前K线高价: 12.36", "<b>顶分型卖出信号</b><br>日期: 2025-09-01<br>信号价格: 11.40<br>A线高: 12.22<br>A线低: 12.03<br>当前K线高价: 12.05", "<b>顶分型卖出信号</b><br>日期: 2025-09-04<br>信号价格: 11.40<br>A线高: 12.01<br>A线低: 11.74<br>当前K线高价: 11.77", "<b>顶分型卖出信号</b><br>日期: 2025-09-15<br>信号价格: 11.40<br>A线高: 11.88<br>A线低: 11.70<br>当前K线高价: 11.72"], "hovertemplate": "%{customdata}<extra></extra>", "marker": {"color": "red", "line": {"color": "darkred", "width": 2}, "size": 20, "symbol": "triangle-down"}, "mode": "markers+text", "name": "顶分型卖出信号", "text": ["卖出", "卖出", "卖出", "卖出", "卖出", "卖出", "卖出", "卖出", "卖出", "卖出"], "textfont": {"color": "red", "size": 14}, "textposition": "top center", "type": "scatter", "x": ["2025-07-15T15:00:00", "2025-07-21T15:00:00", "2025-07-24T15:00:00", "2025-07-31T15:00:00", "2025-08-11T15:00:00", "2025-08-22T15:00:00", "2025-08-27T15:00:00", "2025-09-01T15:00:00", "2025-09-04T15:00:00", "2025-09-15T15:00:00"], "xaxis": "x", "y": [13.3, 12.96, 12.78, 12.8, 12.67, 12.41, 12.61, 12.29, 12.01, 11.95], "yaxis": "y"}], "layout": {"annotations": [{"font": {"size": 16}, "showarrow": false, "text": "股票 000001 - 顶分型卖出信号 (2025-07-01 至 2025-09-25)", "x": 0.5, "xanchor": "center", "xref": "paper", "y": 1, "yanchor": "bottom", "yref": "paper"}], "font": {"size": 12}, "height": 600, "showlegend": true, "title": {"text": "股票 000001 顶分型卖出信号分析 - 时间段内共 10 个信号"}, "xaxis": {"anchor": "y", "domain": [0, 1], "rangeslider": {"visible": false}, "title": {"text": "日期"}}, "yaxis": {"anchor": "x", "domain": [0, 1], "title": {"text": "价格"}}}}
